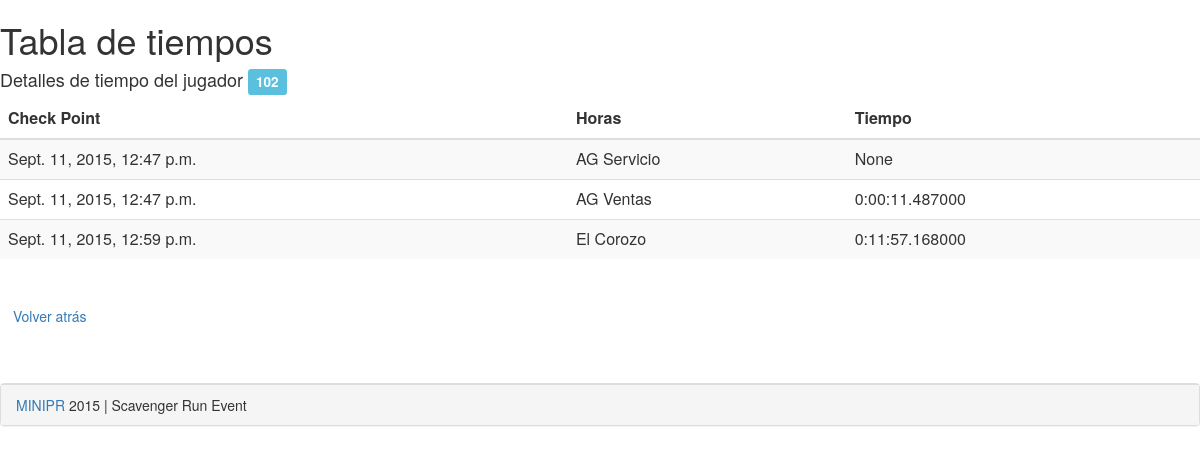
/details/102/, run on an earlier commit of the app's database.
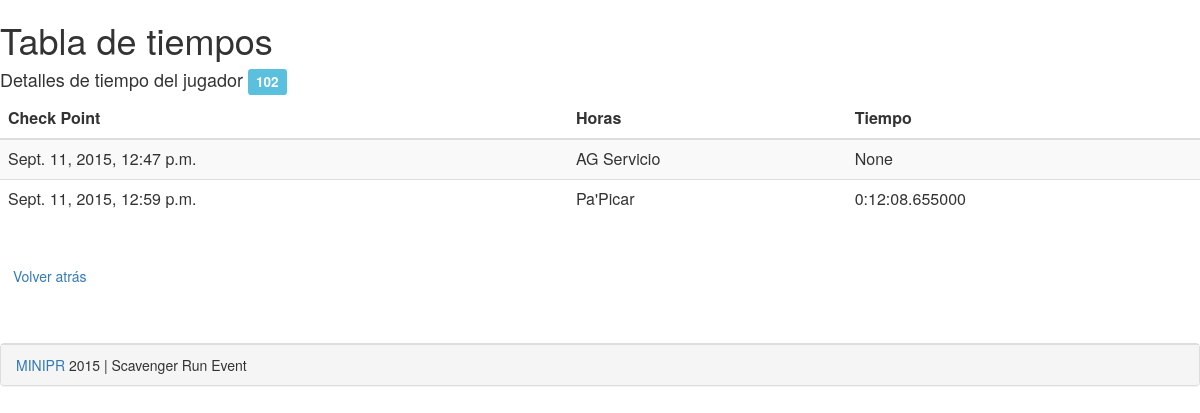
And on a later commit of the database.
### timetracker_app/models.py (models this page shows, shortened)
class CheckPoint(models.Model):
    id = models.IntegerField(unique=True, primary_key=True)
    place_name = models.CharField(verbose_name="Nombre Lugar", max_length=60)
    class Meta:
        verbose_name = "CheckPoint"
        verbose_name_plural = "CheckPoints"
    def __unicode__(self):
        return self.place_name

class RecordTime(models.Model):
    mprid = models.ForeignKey(Player)
    place_name = models.ForeignKey(CheckPoint)
    check_in_time = models.DateTimeField(verbose_name="CheckIn Time", auto_now=True)
    class Meta:
        verbose_name = "Tiempo"
        verbose_name_plural = "Tiempos"
        unique_together = ['mprid', 'place_name']

### timetracker_app/views.py (the view)
# urls.py: url(r'details/(\d+)/$', 'timetracker_app.views.playertimedetails', {'template_name': 'details.html'}, name='playertimedetails'),
def playertimedetails(request, mprid, template_name):
    detail_records = RecordTime.objects.filter(mprid=mprid).order_by('check_in_time')
    time1 = None
    i = 0
    details_table= []
    for dr in detail_records:
        if i == 0:
            time1 = dr.check_in_time
            details_table.append({'diff': None,
                                  'check_in_time': dr.check_in_time,
                                  'place_name': dr.place_name})
            i += 1
        else :
            details_table.append({'diff': dr.check_in_time - time1,
                                  'check_in_time': dr.check_in_time,
                                  'place_name': dr.place_name})
            time1 = dr.check_in_time
            i += 1
    context = {
        "details": details_table,
        "mprid": mprid
    }
    return render(request, template_name, context)

### templates/details.html
{% extends "base.html" %}
{% block content %}
<h1>Tabla de tiempos</h1>
<h4>Detalles de tiempo del jugador <span class="label label-info">{{ mprid }}</span></h4>
<div>
    <table class="table table-striped table-hover ">
    <thead>
        <tr>
            <th>Check Point</th>
            <th>Horas</th>
            <th>Tiempo</th>
        </tr>
    </thead>
        <tbody>
        {% for d in details %}
        <tr>
            <td>{{ d.check_in_time }}</td>
            <td>{{ d.place_name }}</td>
            <td>{{ d.diff }}</td>
        </tr>
        {% endfor %}
        </tbody>
    </table>
</div>
<br>
<div>
    <p>
        <a href="/reports" class="btn btn-link">Volver atrás</a>
    </p>
</div>
{% endblock %}

What changed in the data, as far as the page shows it:
no longer on this page (row edited): CheckPoint: check_in_time "Sept. 11, 2015, 12:47 p.m.", place_name "AG Ventas", diff "0:00:11.487000"
changed CheckPoint: place_name "El Corozo" → "Pa'Picar"; diff "0:11:57.168000" → "0:12:08.655000"
